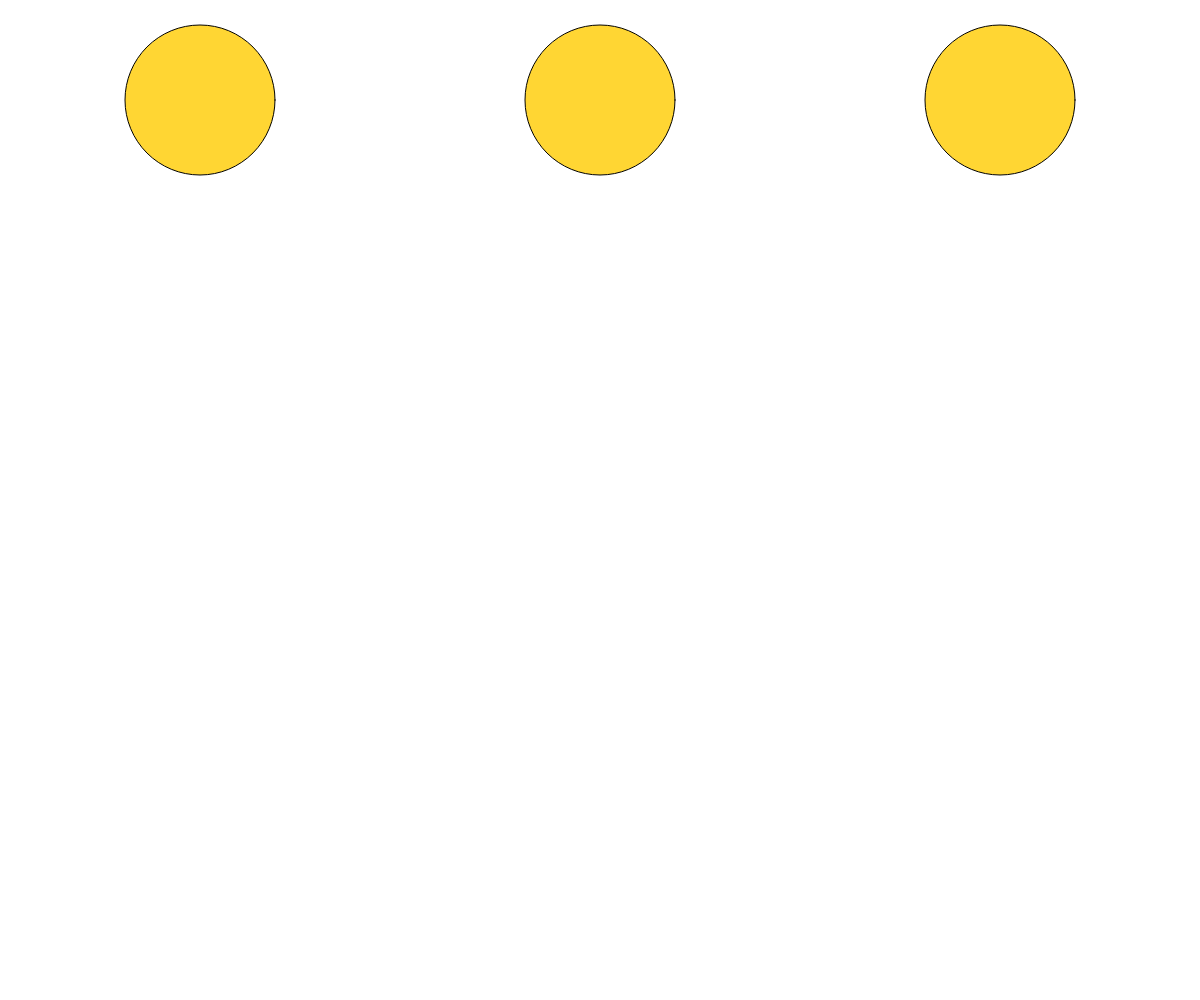
Frame 1 (no input)
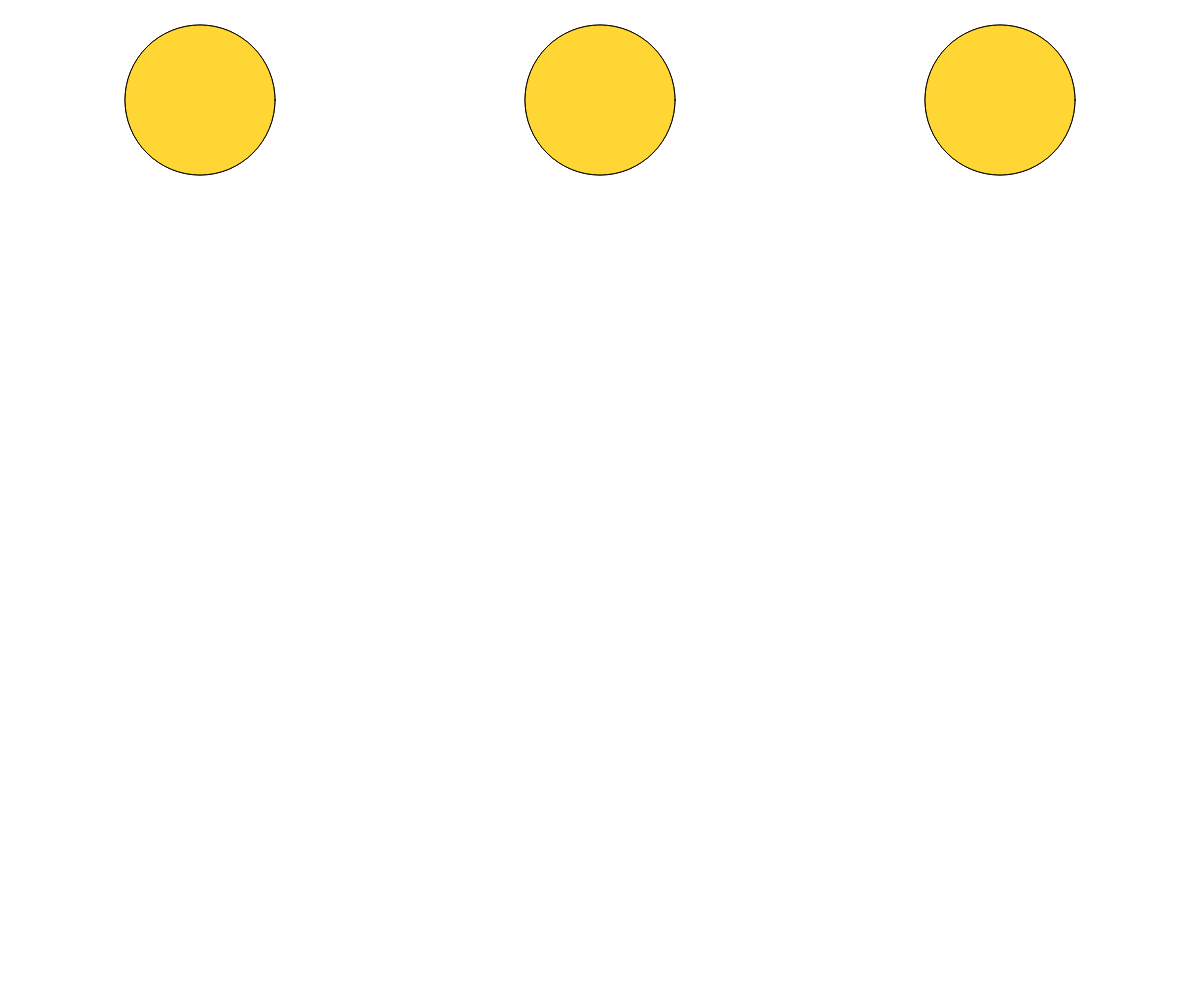
Frame 2 (the mouse pressed at the canvas centre, redrawn once)

The p5.js sketch that drew these frames (run headless with seeded random() and noise() and a simulated clock; the mouse was pressed at the canvas centre and the sketch redrawn once):

// p5.js sketch
// ── sketch.js
var resultado;
var ax,ay;
var x,y;
var mitadW,mitadH
var trozos,repartir 





function setup() {
  createCanvas(windowWidth, windowHeight);
  mitadW=windowWidth/2
  mitadH=windowHeight/2
}

function repartirP(){
  repartir=document.getElementById("input-number").value;
  trozos = parseInt(repartir);


  if(trozos>1)
  {

   
    let radio=75;
    let grados=360/trozos
    let auxiliar=grados;

	let xCentroP1 = 200
	let xCentroP2= mitadW
	let xCentroP3 = windowWidth-200

	let yCentro = 100

	

	//line(xCentro, yCentro, x2, y2)
	draw()

    while(grados<=360){
     
      
      let x2=radio*Math.cos(grados* Math.PI / 180)
      let y2=radio*Math.sin(grados * Math.PI / 180)


	  let x2P1=xCentroP1+x2;
	  let x2P2 = xCentroP2 + x2
	  let x2P3 = xCentroP3 + x2;
	  y2=yCentro+y2;
	  
	  x2P1=floor(x2P1)
	  x2P2=floor(x2P2)
	  x2P3 = floor(x2P3)
	  y2=floor(y2)

      
      


	  ecuacionPuntoPendiente(xCentroP1,yCentro,x2P1,y2);
	  ecuacionPuntoPendiente(xCentroP1,yCentro,x2P1,y2);
	  ecuacionPuntoPendiente(xCentroP1,yCentro,x2P1,y2);
	  AlgoritmoDDA(xCentroP2,yCentro,x2P2,y2)
	  AlgoritmoBresenham(xCentroP3,yCentro,x2P3,y2)
        




      grados+=auxiliar;
    } 



  }



}

function AlgoritmoDDA(x1, y1, x2, y2) {

  let dx=x2-x1
  let dy=y2-y1

  let limite
  if(Math.abs(dx)>Math.abs(dy))
    limite=Math.abs(dx)
  else
    limite=Math.abs(dy)

  let xi=dx/limite
  let yi=dy/limite

  let x=x1
  let y= y1
  
  for(let i=0;i<limite;i++)
  {
    point(x, y)
    x+=xi
    y+=yi
  }

  
  }

  
  

function draw() {  
  
  ellipseMode(CENTER)
  fill(color( 255, 214, 51 ))

  ellipse(200,100,150,150)
  ellipse(mitadW, 100, 150, 150)
  ellipse(windowWidth-200,100,150,150)
  noLoop()
 

}


//Usar solo enteros!
function AlgoritmoBresenham(x1, y1, x2, y2) {

  //Variables para guardar los pasos en x/y
  let pY
  let pX
  

  // Variables para el Algoritmo Bresenham
	let x
	let y
	let p
	let incE
	let incNE

	let dx = x2 - x1
	let dy = y2 - y1


  /* determinar que punto usar para empezar*/
	if(dy < 0) {
		dy = -dy
		pY = -1
	}else{
		pY = 1
	}

	if(dx < 0) {
		dx = -dx
		pX = -1
	}else{
		pX = 1
	}

	x = x1
	y = y1
	
	point(x,y)


	//Se dibujan los puntos de la linea
	if(dx > dy) {
		
		
		p = 2 * dy - dx
		incE = 2 * dy
		incNE = 2 * (dy - dx)

		while(x != x2) {
			x += pX

			if(p < 0) {
				p += incE
			}else {
				y += pY
				p += incNE
			}

			point(x,y)
		}
	
	}else{
		
		p = 2 * dx - dy
		incE = 2 * dx
		incNE = 2 * (dx - dy)

		while(y != y2) {
			y += pY

			if(p < 0) {
				p += incE
			}else {
				x += pX
				p += incNE
			}

			point(x,y)


	}
	
  }
}


function ecuacionPuntoPendiente(x1,y1,x2,y2){


	if(x2<x1)
	{
		let aux=x2;
		x2=x1;
		x1=aux

		aux = y2
		y2=y1
		y1=aux
	}

	const dx = x2 - x1
	const dy = y2 - y1

	const m = dy / dx
	const b = y1 - (m * x1)

	
	point( x1, y1 )

	


	if(x1===x2){
	
		if(y1>y2)
		{
			let aux=y1;
			y1=y2;
			y2=aux
		}
		let y = y1 + 1
		while(y!=y2)
		{
			point(x1,y)
			y++
		}

	}
	else{

		
		
		let x = x1+ 1
		let y = m * x + b
		
		while(x !=x2){
			y = m * x + b
			y = floor(y)
			point(x, y)
			x++
		}
  }
  
  

	

}





  


  
